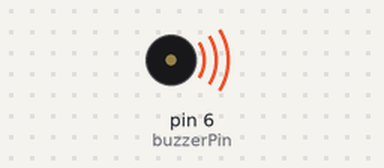
This sketch was run on a simulated Arduino Uno, built with avr-gcc and run on an emulated ATmega328P. On the bench: buzzer (waves = sounding).

Above: at 0.18 s.
At 7.1 s:
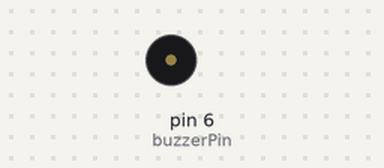
Timing chart, 0 to 11.7 s (numbered marks = the images above):
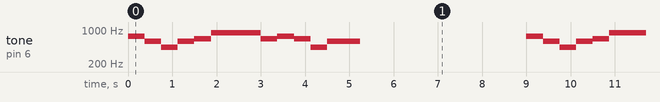

The sketch:

buzzer.ino
```cpp
#define countof(array) (sizeof(array)/sizeof(array[0]))

const uint8_t buzzerPin = 6;

typedef struct {
	char name[3];
	double freq;
} toneFreq_t;

const toneFreq_t toneList[] = {
	{"C",  32.703},
	{"C#", 34.648},
	{"D",  36.708},
	{"D#", 38.891},
	{"E",  41.203},
	{"F",  43.654},
	{"F#", 46.249},
	{"G",  48.999},
	{"G#", 51.913},
	{"A",  55.000},
	{"A#", 58.270},
	{"B",  61.735},
};

typedef struct {
	char name[3];
	unsigned int octave;
	double duration;
} note_t;

const note_t familyMartEntrance[] = {
	{"F#", 5, 0.5},
	{"D",  5, 0.5},
	{"A",  4, 0.5},
	{"D",  5, 0.5},
	{"E",  5, 0.5},
	{"A",  5, 1.5},
	{"E",  5, 0.5},
	{"F#", 5, 0.5},
	{"E",  5, 0.5},
	{"A",  4, 0.5},
	{"D",  5, 1},
	{"",   1, 1}
};

void playNote(note_t note, unsigned long quarterNoteMs) {
	unsigned long durationMs = quarterNoteMs * note.duration;

	for (int i = 0; i < countof(toneList); i++) {
		if (!strncmp(note.name, toneList[i].name, 2)) {
			tone(buzzerPin, (unsigned int)(toneList[i].freq * (1 << (note.octave - 1))));
			delay(durationMs);
			return;
		}
	}

	noTone(buzzerPin);
	delay(durationMs);
}

void playScore(const note_t score[], int scoreLength, unsigned int bpm) {
	unsigned long quarterNoteMs = 60000 / bpm;

	for (int i = 0; i < scoreLength; i++) {
		playNote(score[i], quarterNoteMs);
	}
}

void setup() {

}

void loop() {
	playScore(familyMartEntrance, countof(familyMartEntrance), 80);

	delay(3000);
}
```

Measured:
- by itself, tone on pin 6 (buzzerPin): repeats every 9.0 s: 587 Hz 0.38 s, 440 Hz 0.38 s, 587 Hz 0.38 s, 659 Hz 0.38 s, 880 Hz 1.1 s, 659 Hz 0.38 s, 739 Hz 0.38 s, 659 Hz 0.38 s, 440 Hz 0.38 s, 587 Hz 0.75 s, silent 3.8 s, 739 Hz 0.38 s
